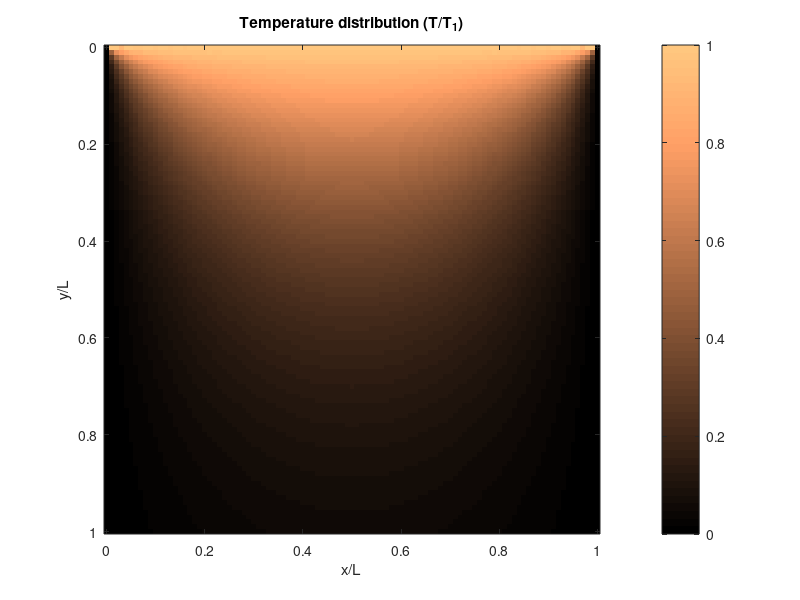
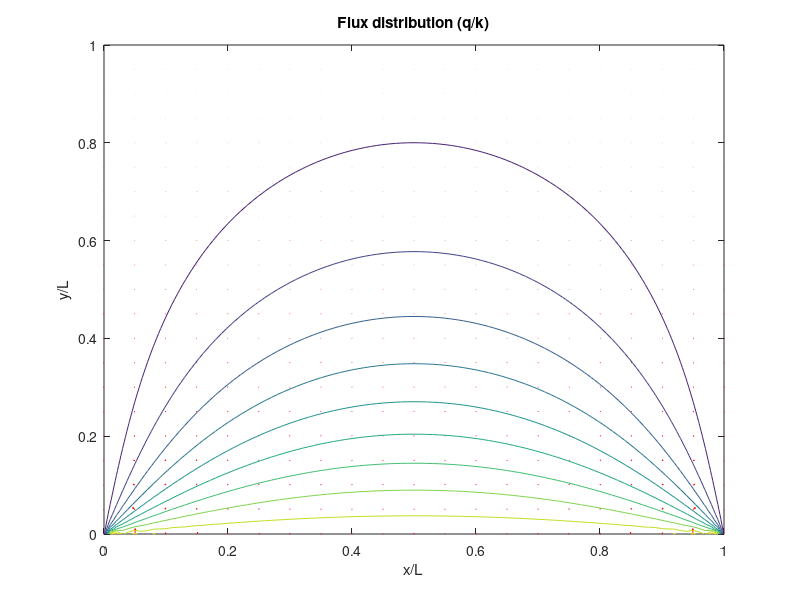

The MATLAB script that drew these images, in order:
% Week 3 - Topic 1: 2D Steady-State Heat Conduction (Analytical Fourier Series)
% T(x,y) = (4*T1/pi) * sum_{k=0}^{kmax} exp(-(2k+1)*pi*y/L).*sin((2k+1)*pi*x/L)/(2k+1)
% Reproduces the lecture MATLAB demo: temperature imagesc + quiver flux field.

function week3_topic1_analytical2d
    close all; clc
    L = 1; T1 = 1; kmax = 30;
    xvec = 0:0.01:1; yvec = 0:0.01:1;
    [X, Y] = meshgrid(xvec, yvec);

    % Convergence at the center
    fprintf('Convergence at (0.5L, 0.5L):\n');
    for km = [0 5 10 20 30]
        fprintf('  kmax = %3d -> T/T1 = %.8f\n', km, tempsum(0.5, 0.5, km, T1, L));
    end

    Tmat = zeros(size(X));
    for k = 0:kmax
        n = 2*k + 1;
        Tmat = Tmat + (4*T1/pi) * exp(-n*pi*Y/L) .* sin(n*pi*X/L) / n;
    end

    figure(1); % temperature distribution
    imagesc(xvec, yvec, Tmat); colorbar; colormap('copper'); caxis([0 1]);
    xlabel('x/L'); ylabel('y/L'); title('Temperature distribution (T/T_1)');

    figure(2); % heat flux field
    spacing = 0.01;
    [DX, DY] = gradient(Tmat, spacing);
    quiver(X(1:5:end,1:5:end), Y(1:5:end,1:5:end), ...
           -DX(1:5:end,1:5:end), -DY(1:5:end,1:5:end), 'r'); hold on;
    contour(X, Y, Tmat);
    xlabel('x/L'); ylabel('y/L'); title('Flux distribution (q/k)');

    fprintf('T/T1 at (0.25,0.10) = %.6f\n', tempsum(0.25, 0.10, kmax, T1, L));
    fprintf('T/T1 at (0.50,0.25) = %.6f\n', tempsum(0.50, 0.25, kmax, T1, L));
end

function T = tempsum(x, y, kmax, T1, L)
    T = 0;
    for k = 0:kmax
        n = 2*k + 1;
        T = T + exp(-n*pi*y/L) * sin(n*pi*x/L) / n;
    end
    T = 4*T1/pi * T;
end
